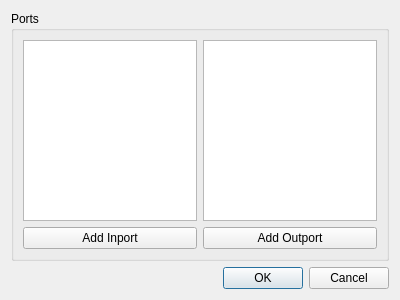
<?xml version="1.0" encoding="UTF-8"?>
<ui version="4.0">
 <class>GUIGroupTest</class>
 <widget class="QDialog" name="GUIGroupTest">
  <property name="geometry">
   <rect>
    <x>0</x>
    <y>0</y>
    <width>400</width>
    <height>300</height>
   </rect>
  </property>
  <property name="windowTitle">
   <string>Dialog</string>
  </property>
  <layout class="QVBoxLayout" name="verticalLayout">
   <item>
    <widget class="QGroupBox" name="groupBox">
     <property name="title">
      <string>Ports</string>
     </property>
     <layout class="QGridLayout" name="gridLayout">
      <item row="0" column="0" rowspan="2">
       <widget class="QListView" name="listView"/>
      </item>
      <item row="0" column="1" rowspan="2">
       <widget class="QListView" name="listView_2"/>
      </item>
      <item row="2" column="0">
       <widget class="QPushButton" name="addInport">
        <property name="text">
         <string>Add Inport</string>
        </property>
       </widget>
      </item>
      <item row="2" column="1">
       <widget class="QPushButton" name="addOutport">
        <property name="text">
         <string>Add Outport</string>
        </property>
       </widget>
      </item>
     </layout>
    </widget>
   </item>
   <item>
    <widget class="QDialogButtonBox" name="buttonBox">
     <property name="orientation">
      <enum>Qt::Horizontal</enum>
     </property>
     <property name="standardButtons">
      <set>QDialogButtonBox::Cancel|QDialogButtonBox::Ok</set>
     </property>
    </widget>
   </item>
  </layout>
 </widget>
 <resources/>
 <connections>
  <connection>
   <sender>buttonBox</sender>
   <signal>accepted()</signal>
   <receiver>GUIGroupTest</receiver>
   <slot>accept()</slot>
   <hints>
    <hint type="sourcelabel">
     <x>248</x>
     <y>254</y>
    </hint>
    <hint type="destinationlabel">
     <x>157</x>
     <y>274</y>
    </hint>
   </hints>
  </connection>
  <connection>
   <sender>buttonBox</sender>
   <signal>rejected()</signal>
   <receiver>GUIGroupTest</receiver>
   <slot>reject()</slot>
   <hints>
    <hint type="sourcelabel">
     <x>316</x>
     <y>260</y>
    </hint>
    <hint type="destinationlabel">
     <x>286</x>
     <y>274</y>
    </hint>
   </hints>
  </connection>
 </connections>
</ui>
